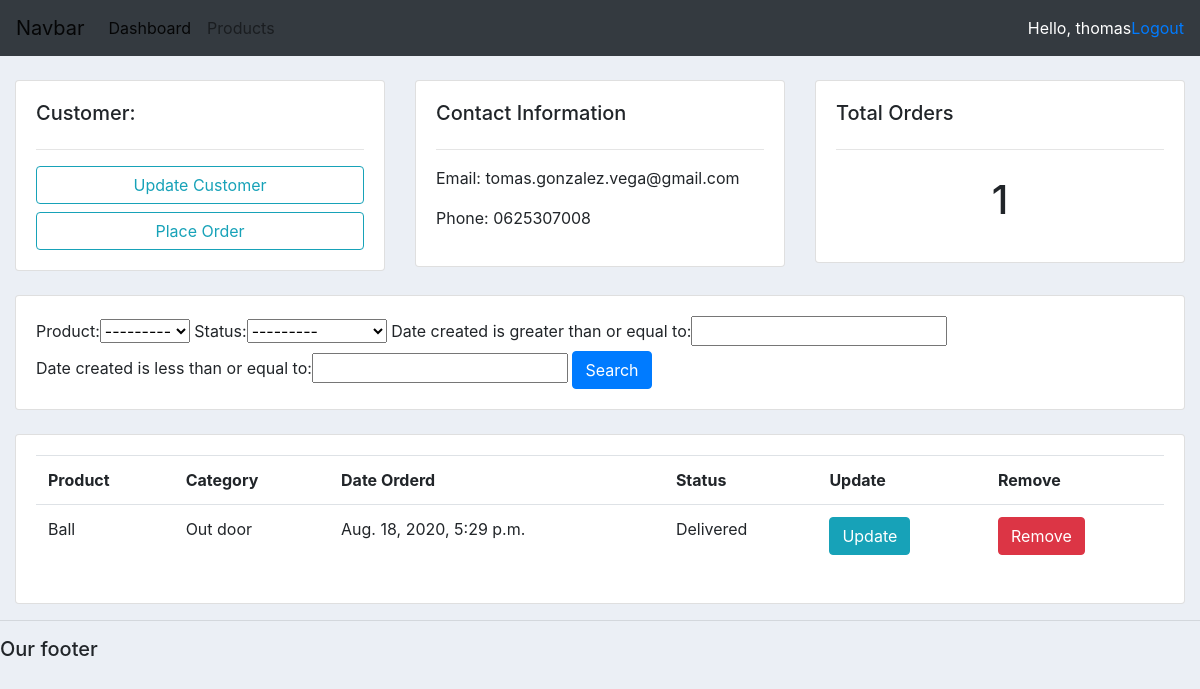
The app's page /customer/1/ (signed in) with its own data.
### accounts/models.py (models this page shows, shortened)
class Customer(models.Model):
    name = models.CharField(max_length=200, null=True)
    phone = models.CharField(max_length=10, null=True)
    email = models.CharField(max_length=200, null=True)
    date_created = models.DateTimeField(auto_now_add=True, null=True)

class Order(models.Model):
    STATUS =(
        ('Pending', 'Pending'),
        ('Out for delivery', 'Out for delivery'),
        ('Delivered', 'Delivered'),
    )
    customer = models.ForeignKey(Customer, null= True, on_delete=models.SET_NULL)
    product = models.ForeignKey(Product, null=True, on_delete=models.SET_NULL)
    date_created = models.DateTimeField(auto_now_add=True, null=True)
    status = models.CharField(max_length=200, null=True, choices=STATUS)

class Product(models.Model):
    CATEGORY = (
        ('Indoor', 'Indoor'),
        ('Out door', 'Out door'),
    )
    name = models.CharField(max_length=200, null=True)
    price = models.FloatField(null=True)
    category = models.CharField(max_length=200, null=True, choices=CATEGORY)
    description = models.CharField(max_length=200, null=True, blank=True)
    date_created = models.DateTimeField(auto_now_add=True, null=True)
    tags = models.ManyToManyField(Tag)
    def __str__(self):
        return self.name

### accounts/views.py (the view)
# urls.py: path('customer/<str:pk>/', views.customer, name="customer"),
def customer(request, pk):
    customer = Customer.objects.get(id=pk)
    orders = customer.order_set.all()
    total_orders = orders.count()
    order_filter = OrderFilter(request.GET, queryset=orders)
    orders = order_filter.qs
    data = { 'customer': customer, 'total_orders': total_orders, 'orders': orders, 'order_filter': order_filter, }
    return render(request, 'accounts/customer.html', data)

### accounts/templates/accounts/customer.html
{% extends 'accounts/base.html' %}
{% block content %}
<br>
<div class="container-fluid">
    <div class="row">
        <div class="col">
            <div class="card card-body">
                <h5>Customer:</h5>
                <hr>
                <a class="btn btn-outline-info  btn-block" href="">Update Customer</a>
                <a class="btn btn-outline-info  btn-block" href="{% url 'create_order' customer.id %}">Place Order</a>
            </div>
        </div>
        <div class="col">
            <div class="card card-body">
                <h5>Contact Information</h5>
                <hr>
                <p>Email: {{customer.email}}</p>
                <p>Phone: {{customer.phone}}</p>
            </div>
        </div>
        <div class="col">
            <div class="card card-body">
                <h5>Total Orders</h5>
                <hr>
                <h1 style="text-align: center;padding: 10px">{{total_orders}}</h1>
            </div>
        </div>
    </div>
    <br>
    <div class="row">
        <div class="col">
            <div class="card card-body">
                <form method="get">
                    {{order_filter.form}}
                <button class="btn btn-primary" type="submit">Search</button>
            </form>
            </div>
        </div>
    </div>
    <br>
    <div class="row">
        <div class="col">
            <div class="card card-body">
                <table class="table ">
                    <tr>
                        <th>Product</th>
                        <th>Category</th>
                        <th>Date Orderd</th>
                        <th>Status</th>
                        <th>Update</th>
                        <th>Remove</th>
                    </tr>
                    {% for order in orders %}
                        <tr>
                            <td>{{order.product.name}}</td>
                            <td>{{order.product.category}}</td>
                            <td>{{order.date_created}}</td>
                            <td>{{order.status}}</td>
                            <td><a class="btn btn-info" href="{% url 'update_order' order.id %}">Update</a></td>
                            <td><a class="btn btn-danger" href="{% url 'delete_order' order.id %}">Remove</a></td>
                       </tr>
                    {% endfor %}
                </table>
            </div>
        </div>
    </div>
</div>
{% endblock %}

### accounts/templates/accounts/navbar.html (shortened to what this page needs)
<nav class="navbar navbar-expand-lg navbar-light bg-dark">
    <a class="navbar-brand" href="#">Navbar</a>
    <div class="collapse navbar-collapse" id="navbarNav">
        <ul class="navbar-nav">
            <li class="nav-item active">
                <a class="nav-link" href="{% url 'home' %}">Dashboard</a>
            </li>
            <li class="nav-item">
                <a class="nav-link" href="{% url 'products' %}">Products</a>
            </li>
        </ul>
    </div>
    <span class="text-white">Hello, {{request.user}}</span>
    <span><a href="{% url 'logout' %}">Logout</a></span>
</nav>

### static/css/main.css (style rules this page uses)
body { background-color: #ebeff5 }

### records on screen
Customer: email "tomas.gonzalez.vega@gmail.com", phone "0625307008"
Order: product.name "Ball", product.category "Out door", date_created "Aug. 18, 2020, 5:29 p.m.", status "Delivered"

### other values on screen
{{ request.user }} "thomas"
{{ total_orders }} "1"
